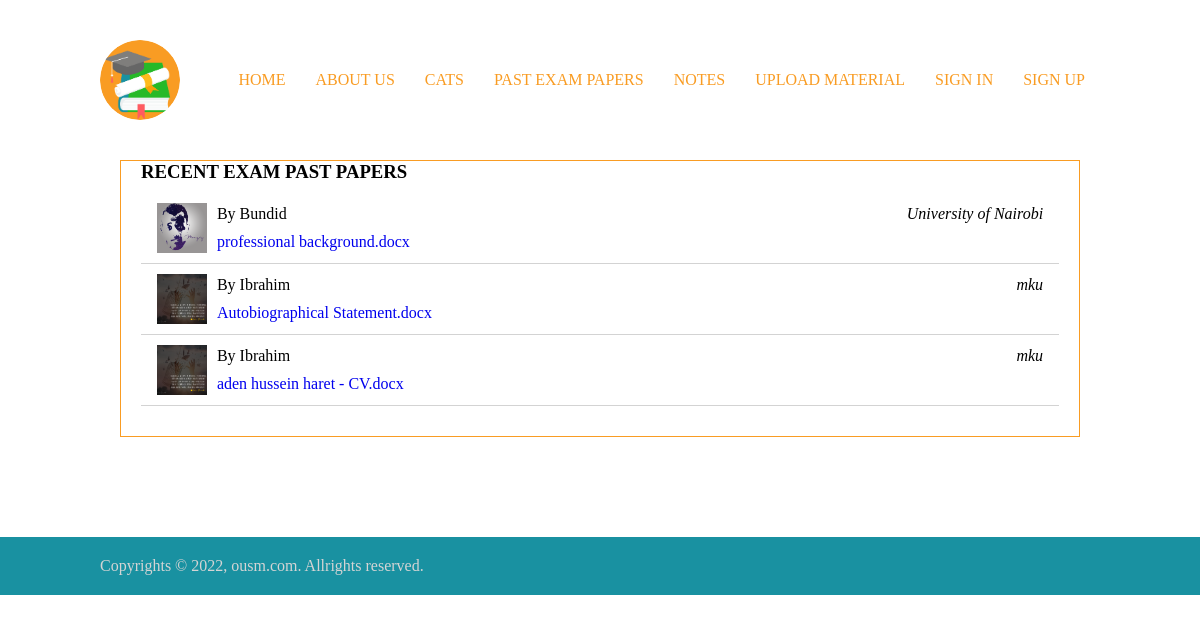
Before: /exams.php with the older database file.
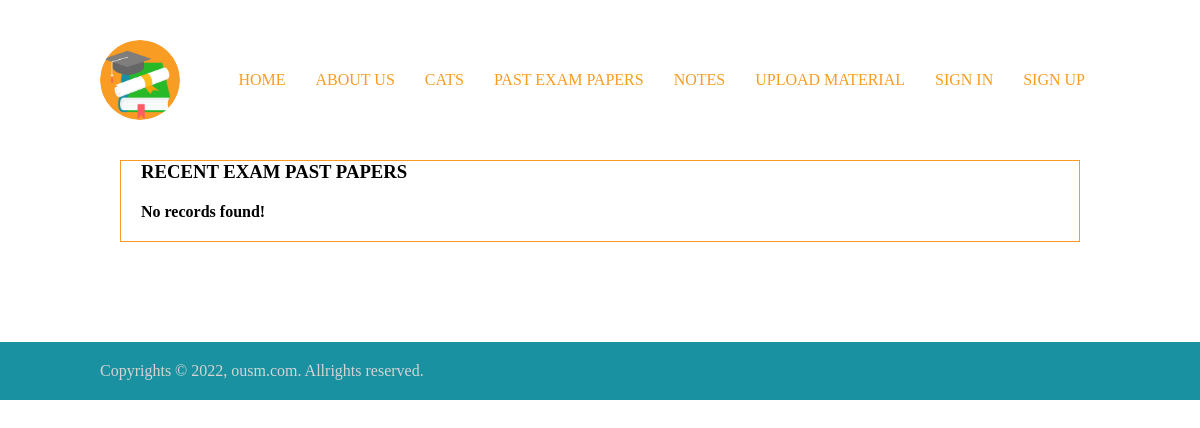
After: the same page with the newer database file.
### tables this page shows
CREATE TABLE `exam` (
  `id` int(11) NOT NULL,
  `title` text NOT NULL,
  `filename` text NOT NULL,
  `description` longtext NOT NULL,
  `uploader_id` int(11) NOT NULL,
  `date_uploaded` timestamp NOT NULL DEFAULT current_timestamp() ON UPDATE current_timestamp()
);

CREATE TABLE `user` (
  `id` int(11) NOT NULL,
  `firstname` varchar(100) NOT NULL,
  `lastname` varchar(100) NOT NULL,
  `email` varchar(100) NOT NULL,
  `password` varchar(100) NOT NULL,
  `type` varchar(30) NOT NULL,
  `uni` varchar(100) NOT NULL,
  `photo` varchar(100) NOT NULL
);

### exams.php (the view, shortened to what this page needs)
<?php
include('includes/head.php');
include('includes/dbcon.php');
?>
<!DOCTYPE html>
<html>
<head>
</head>
<body>
	<main>
		<section class="section">
			<div>
				<section class="notes-sec">
					<h1>Recent Exam Past Papers</h1>
					<?php
					$retrieve=mysqli_query($myconn,"SELECT exam.*,lastname,photo,uni FROM exam inner join user on exam.uploader_id=user.id order by id desc");
						if(mysqli_num_rows($retrieve) == 0)
						{
							echo "<h4>No records found!</h4>";
						}
						else{
							while($row=mysqli_fetch_array($retrieve)){
								echo "<div>";
									$photo = "photos/".$row['photo'];
									echo "<img src='$photo'>";
									echo "<div>";
										echo "<div>";
											echo "<p class='u_lastname'>By ".$row['lastname']."</p>";
											echo "<p class='school'>".$row['uni']."</p>";
										echo "</div>";
										$filename = "materials/".$row['filename'];
										echo "<p class='filename'><a href='examdownload.php?filename=$filename'>".$row['filename']."</a></p>";
									echo "</div>";
								echo "</div>";
							}
						}
					?>
				</section>
			</div>
		</section>
	</main>
</body>
</html>
<?php include('includes/footer.php'); ?>

### includes/head.php (shortened to what this page needs)
<!DOCTYPE html>
<html>
<head>
	<link rel="stylesheet" type="text/css" href="css/styles.css">
</head>
<body>
	<div class="banner">
		<img src="images/logo.png" class="logo">
		<nav>
			<ul>
				<li><a href="index.php">Home</a></li>
				<li><a href="#about">About us</a></li>
				<li><a href="cats.php">Cats</a></li>
				<li><a href="exams.php">Past exam papers</a></li>
				<li><a href="notes.php">Notes</a></li>
				<li><a href="upload.php">upload material</a></li>
				<?php
				if(isset($_SESSION['currentFirstname'])){
					echo "<li><a href='#' style='color:#1991a1;'>".$_SESSION['currentFirstname']."</a></li>";
					echo "<li><a href='signout.php'>Sign Out</a></li>";
				}
				else{
					echo "<li><a href='signin.php'>Sign in</a></li>";
					echo "<li><a href='signup.php'>Sign Up</a></li>";
				}
				?>
			</ul>
		</nav>
	</div>
</body>
</html>

### includes/footer.php (shortened to what this page needs)
<!DOCTYPE html>
<html>
<head>
	<link rel="stylesheet" type="text/css" href="css/styles.css">
</head>
<body>
	<footer>Copyrights &copy; 2022, ousm.com. Allrights reserved. </footer>
</body>
</html>

### css/styles.css (style rules this page uses)
* { margin: 0; padding: 0; box-sizing: border-box; text-decoration: none; list-style: none; }
.banner { float: left; width: 100%; display: flex; padding: 40px 100px; justify-content: space-between; align-items: center; }
.logo { width:80px; height: 80px; border-radius: 50%; }
nav { float: right; }
nav ul { display: flex; justify-content:flex-end; }
nav ul li { padding: 15px; text-transform: uppercase; }
nav ul li a { color: #f99c23; }
.section { float: left; width: 100%; margin-bottom: 100px; }
h1 { margin-bottom: 20px; text-transform: uppercase; }
.notes-sec { width:80%; padding: 20px; padding-top: 0; border:1px solid #f99c23; margin: auto; }
footer { float: left; width: 100%; background-color: #1991a1; padding: 20px 100px; color: #d4d4d4; }
.school { font-style: italic; }
.filename { margin-top: 10px; }
.notes-sec > div { display: flex; justify-content: center; align-items: center; text-align: left; border-bottom: 1px solid lightgrey; padding-bottom:10px; margin-bottom: 10px; }
.notes-sec img { width:50px; height:50px; object-fit: cover; }
.notes-sec > div > div { flex-basis: 90%; margin-left:10px; }
.notes-sec > div > div > div { display: flex; justify-content: space-between; }

Changed rows visible on the page:
removed exam: user.photo (picture), user.lastname "Bundid", user.uni "University of Nairobi", filename "professional background.docx"
removed exam: user.photo (picture), user.lastname "Ibrahim", user.uni "mku", filename "Autobiographical Statement.docx"
removed exam: user.photo (picture), user.lastname "Ibrahim", user.uni "mku", filename "aden hussein haret - CV.docx"
Other visible differences:
text now shown: "No records found!"
